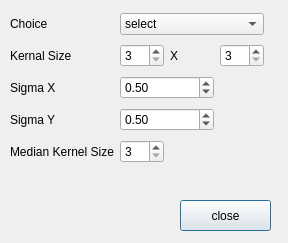
<?xml version="1.0" encoding="UTF-8"?>
<ui version="4.0">
 <class>BlurDialog</class>
 <widget class="QDialog" name="BlurDialog">
  <property name="geometry">
   <rect>
    <x>0</x>
    <y>0</y>
    <width>288</width>
    <height>243</height>
   </rect>
  </property>
  <property name="windowTitle">
   <string>Dialog</string>
  </property>
  <widget class="QPushButton" name="BlurCloseButton">
   <property name="geometry">
    <rect>
     <x>180</x>
     <y>200</y>
     <width>91</width>
     <height>31</height>
    </rect>
   </property>
   <property name="text">
    <string>close</string>
   </property>
  </widget>
  <widget class="QWidget" name="layoutWidget">
   <property name="geometry">
    <rect>
     <x>10</x>
     <y>10</y>
     <width>254</width>
     <height>159</height>
    </rect>
   </property>
   <layout class="QGridLayout" name="gridLayout">
    <item row="0" column="0">
     <widget class="QLabel" name="label">
      <property name="text">
       <string>Choice</string>
      </property>
     </widget>
    </item>
    <item row="0" column="1" colspan="3">
     <widget class="QComboBox" name="BlurComboBox">
      <item>
       <property name="text">
        <string>select</string>
       </property>
      </item>
      <item>
       <property name="text">
        <string>Normalized</string>
       </property>
      </item>
      <item>
       <property name="text">
        <string>Gaussian</string>
       </property>
      </item>
      <item>
       <property name="text">
        <string>Bilateral</string>
       </property>
      </item>
      <item>
       <property name="text">
        <string>Median</string>
       </property>
      </item>
     </widget>
    </item>
    <item row="1" column="0">
     <widget class="QLabel" name="label_2">
      <property name="text">
       <string>Kernal Size</string>
      </property>
     </widget>
    </item>
    <item row="1" column="1">
     <widget class="QSpinBox" name="KernelLenspinBox">
      <property name="minimum">
       <number>3</number>
      </property>
      <property name="singleStep">
       <number>2</number>
      </property>
      <property name="value">
       <number>3</number>
      </property>
     </widget>
    </item>
    <item row="1" column="2">
     <widget class="QLabel" name="label_3">
      <property name="text">
       <string>X</string>
      </property>
     </widget>
    </item>
    <item row="1" column="3">
     <widget class="QSpinBox" name="kernelHeightSpinBox">
      <property name="minimum">
       <number>3</number>
      </property>
      <property name="singleStep">
       <number>2</number>
      </property>
      <property name="value">
       <number>3</number>
      </property>
     </widget>
    </item>
    <item row="2" column="0">
     <widget class="QLabel" name="label_4">
      <property name="text">
       <string>Sigma X</string>
      </property>
     </widget>
    </item>
    <item row="2" column="1" colspan="2">
     <widget class="QDoubleSpinBox" name="sigmaXSpinBox">
      <property name="singleStep">
       <double>0.100000000000000</double>
      </property>
      <property name="value">
       <double>0.500000000000000</double>
      </property>
     </widget>
    </item>
    <item row="3" column="0">
     <widget class="QLabel" name="label_5">
      <property name="text">
       <string>Sigma Y</string>
      </property>
     </widget>
    </item>
    <item row="3" column="1" colspan="2">
     <widget class="QDoubleSpinBox" name="sigmaYSpinBox">
      <property name="value">
       <double>0.500000000000000</double>
      </property>
     </widget>
    </item>
    <item row="4" column="0">
     <widget class="QLabel" name="label_6">
      <property name="text">
       <string>Median Kernel Size</string>
      </property>
     </widget>
    </item>
    <item row="4" column="1">
     <widget class="QSpinBox" name="medianKernelSpinBox">
      <property name="minimum">
       <number>3</number>
      </property>
      <property name="singleStep">
       <number>2</number>
      </property>
     </widget>
    </item>
   </layout>
  </widget>
 </widget>
 <resources/>
 <connections/>
</ui>
